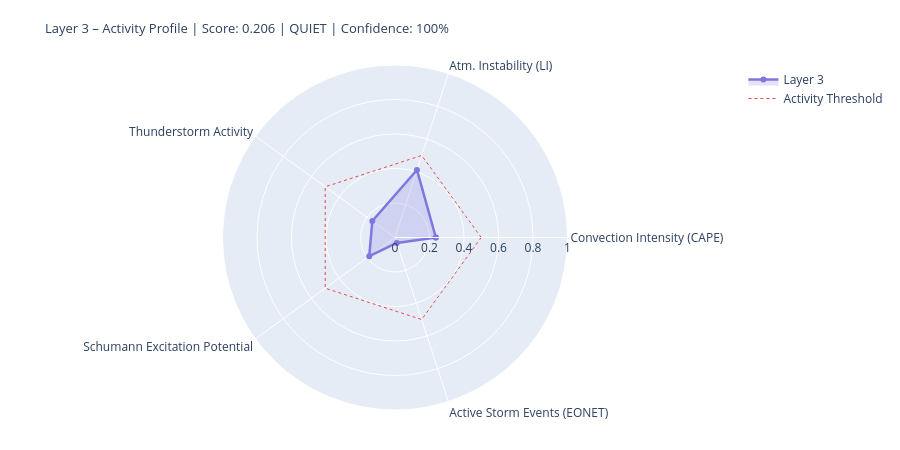

The cell this chart's notebook holds for it:
### Markdown cell above
---
## 4. State Assessment & Handoff to Layer 4/5

### Code cell
# ============================================================
# LAYER-3-SCORE
# Five dynamic components
# ============================================================

def norm(v, lo, hi):
    if v is None or (isinstance(v, float) and math.isnan(v)): return None
    return round(max(0.0, min(1.0, (v - lo) / (hi - lo))), 4)

# --- 1) Convection intensity (global CAPE mean) ---
cape_mean = df_atm['cape'].dropna().mean() if not df_atm.empty else None
conv_score = norm(cape_mean, 0, 3000)
conv_src   = 'primary' if cape_mean is not None else 'missing'

# --- 2) Atmospheric instability (LI mean) ---
li_mean   = df_atm['li'].dropna().mean() if not df_atm.empty else None
# Negative LI = unstable → higher score
instab_score = norm(-li_mean if li_mean is not None else None, -6, 6)
instab_src   = 'primary' if li_mean is not None else 'missing'

# --- 3) Thunderstorm activity (mean thunder score + WMO count) ---
thunder_mean = df_atm['thunder_score'].mean() if not df_atm.empty else None
n_thunder    = int(df_atm['thunderstorm'].sum()) if not df_atm.empty else 0
thunder_score_val = norm(
    (thunder_mean or 0) * 0.7 + n_thunder * 0.1, 0, 1.0
) if thunder_mean is not None else None
thunder_src = 'primary'

# --- 4) Schumann excitation potential (weighted Schumann contribution) ---
schumann_pot = df_atm['schumann_contribution'].mean() if not df_atm.empty else None
# Boosted by Layer-2 thunderstorm trigger
if schumann_pot is not None and l2_thunder:
    schumann_pot = min(1.0, schumann_pot * 1.2)
schumann_score = norm(schumann_pot, 0, 1.0) if schumann_pot is not None else None
schumann_src   = 'derived'

# --- 5) Storm activity (NASA EONET) ---
# Distinction: None = data not loaded, 0.0 = loaded but no events
storm_score = None
storm_src   = 'missing'
if raw.get('storms') is not None:          # API reached successfully
    storm_score = norm(len(storm_events), 0, 30) if storm_events else 0.0
    storm_src   = 'primary'

# X-Ray and Kp: context only, not in dynamic score
# (X-Ray = Layer-0/4 driver; Kp = geomagnetic index, not a lightning proxy)
xray_context = None
if raw.get('xray'):
    df_xc = pd.DataFrame(raw['xray'])
    fc = next((c for c in df_xc.columns
               if any(k in c.lower() for k in ['flux','long']) and 'time' not in c.lower()),
              df_xc.columns[1])
    df_xc[fc] = pd.to_numeric(df_xc[fc], errors='coerce')
    xray_last = df_xc[fc].dropna().iloc[-1] if not df_xc[fc].dropna().empty else None
    if xray_last:
        xray_class = ('X' if xray_last>=1e-4 else 'M' if xray_last>=1e-5
                      else 'C' if xray_last>=1e-6 else 'B')
        xray_context = {'flux': float(xray_last), 'class': xray_class}
        print(f'X-Ray context: {xray_class}-class ({xray_last:.2e} W/m²)')

# --- Aggregate ---
COMPONENTS = {
    'Convection Intensity (CAPE)':  {'score': conv_score,       'source': conv_src,    'dynamic': True},
    'Atm. Instability (LI)':         {'score': instab_score,     'source': instab_src,  'dynamic': True},
    'Thunderstorm Activity':              {'score': thunder_score_val, 'source': thunder_src, 'dynamic': True},
    'Schumann Excitation Potential':   {'score': schumann_score,   'source': schumann_src,'dynamic': True},
    'Active Storm Events (EONET)': {'score': storm_score,      'source': storm_src,   'dynamic': True},
}

available   = {k: v['score'] for k, v in COMPONENTS.items() if v['score'] is not None}
unavailable = [k for k, v in COMPONENTS.items() if v['score'] is None]
layer3_score = round(sum(available.values()) / len(available), 4) if available else None
confidence   = round(len(available) / len(COMPONENTS), 2)
level = ('unknown' if layer3_score is None
         else 'quiet'   if layer3_score < 0.3
         else 'moderate' if layer3_score < 0.6
         else 'active')
dominant_l3 = max(available, key=available.get) if available else 'none'

# --- Ausgabe ---
W = 68
print('=' * W)
print('LAYER 3 – ATMOSPHERE / WEATHER / THUNDERSTORMS – STATE ASSESSMENT')
print('=' * W)
for name, comp in COMPONENTS.items():
    s = comp['score']
    if s is not None:
        bar = '█' * int(s * 20) + '░' * (20 - int(s * 20))
        print(f'  {name:<36} {bar}  {s:.3f}  [{comp["source"]}]')
    else:
        print(f'  {name:<36} {"─" * 20}  n/a   [missing]')
print('-' * W)
print(f'  Score:        {layer3_score:.3f}  ({len(available)}/{len(COMPONENTS)} components)')
print(f'  Confidence:   {confidence:.0%}')
print(f'  Level:        {level.upper()}')
print(f'  Dominant:     {dominant_l3}')
print(f'  CAPE mean:    {cape_mean:.0f} J/kg' if cape_mean else '  CAPE mean:    n/a')
print(f'  LI mean:      {li_mean:.1f} K' if li_mean is not None else '  LI mean:      n/a')
print(f'  Thunderstorms:{n_thunder} points (WMO)  +  {len(storm_events)} NASA EONET')
print('=' * W)

# Radar
cats   = list(available.keys())
vals_r = list(available.values())
if len(cats) >= 3:
    fig = go.Figure()
    fig.add_trace(go.Scatterpolar(
        r=vals_r + [vals_r[0]], theta=cats + [cats[0]],
        fill='toself', fillcolor='rgba(127,119,221,0.22)',
        line=dict(color='#7F77DD', width=2.5), name='Layer 3'
    ))
    fig.add_trace(go.Scatterpolar(
        r=[0.5] * (len(cats)+1), theta=cats + [cats[0]],
        line=dict(color='#E24B4A', dash='dot', width=1),
        mode='lines', name='Activity Threshold'
    ))
    fig.update_layout(
        title=dict(
            text=f'Layer 3 – Activity Profile | Score: {layer3_score:.3f} | {level.upper()} | Confidence: {confidence:.0%}',
            font=dict(size=13)
        ),
        polar=dict(radialaxis=dict(visible=True, range=[0, 1])),
        height=450, showlegend=True,
        margin=dict(l=60, r=60, t=65, b=40)
    )
    fig.show()

### Figure 1 — Plotly figure (JSON) as saved in the notebook; plotly's stock layout.template omitted (floating-point values rounded to 4 significant figures)
{"data": [{"fill": "toself", "fillcolor": "rgba(127,119,221,0.22)", "line": {"color": "#7F77DD", "width": 2.5}, "name": "Layer 3", "r": [0.2367, 0.4117, 0.1625, 0.1846, 0.0333, 0.2367], "theta": ["Convection Intensity (CAPE)", "Atm. Instability (LI)", "Thunderstorm Activity", "Schumann Excitation Potential", "Active Storm Events (EONET)", "Convection Intensity (CAPE)"], "type": "scatterpolar"}, {"line": {"color": "#E24B4A", "dash": "dot", "width": 1}, "mode": "lines", "name": "Activity Threshold", "r": [0.5, 0.5, 0.5, 0.5, 0.5, 0.5], "theta": ["Convection Intensity (CAPE)", "Atm. Instability (LI)", "Thunderstorm Activity", "Schumann Excitation Potential", "Active Storm Events (EONET)", "Convection Intensity (CAPE)"], "type": "scatterpolar"}], "layout": {"height": 450, "margin": {"b": 40, "l": 60, "r": 60, "t": 65}, "polar": {"radialaxis": {"range": [0, 1], "visible": true}}, "showlegend": true, "title": {"font": {"size": 13}, "text": "Layer 3 – Activity Profile | Score: 0.206 | QUIET | Confidence: 100%"}}}
